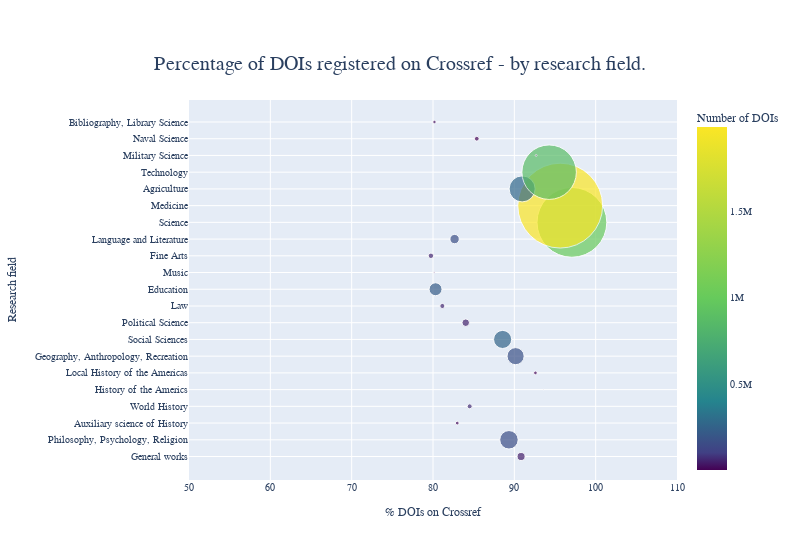

The notebook cell saved with this chart:
### Code cell
frame11a = frame.copy()
frame11a = frame11a.groupby('subject').sum()
frame11a =frame11a.apply(lambda x: pd.to_numeric(x, errors='coerce'))
frame11a['perc_cr'] =  (frame11a['on-crossref']/frame11a['doi-num'])*100
fig = px.scatter(frame11a,x='perc_cr',y=frame11a.index,size='ref-num', width=800, color="doi-num", 
    color_continuous_scale=[[0,"#440154"],[0.05,"#414084"],[0.2,"#25848E"], [0.5,"#66CA5C"],[1,"#FBE625"]],
    size_max=60,
    labels={ "subject": "Research field", "perc_cr": "% DOIs on Crossref", "doi-num": "Number of DOIs" },
    title="Percentage of DOIs registered on Crossref - by research field.")

for idx in range(len(fig.data)):
    fig.data[idx].y = ['General works','Philosophy, Psychology, Religion','Auxiliary science of History', 'World History', 'History of the Americs', 'Local History of the Americas', 'Geography, Anthropology, Recreation', 'Social Sciences', 'Political Science', 'Law', 'Education', 'Music', 'Fine Arts', 'Language and Literature', 'Science', 'Medicine', 'Agriculture', 'Technology', 'Military Science', 'Naval Science', 'Bibliography, Library Science']
fig.update_xaxes(range=[50, 110])
fig.update_layout(
    font_family="sans-serif",
    title_font_size=20,
    font_size=10,
    title = {'xanchor': 'center', 'y':0.9,'x':0.5},
)
fig.show()

### Figure 1 — Plotly figure (JSON) as saved in the notebook; plotly's stock layout.template omitted (floating-point values rounded to 4 significant figures)
{"data": [{"hovertemplate": "% DOIs on Crossref=%{x}<br>Research field=%{y}<br>ref-num=%{marker.size}<br>Number of DOIs=%{marker.color}<extra></extra>", "legendgroup": "", "marker": {"color": [49306, 163738, 19557, 69257, 3064, 10681, 174519, 261053, 53418, 61555, 219770, 6391, 58754, 168869, 1007821, 1989720, 271424, 874929, 5452, 6883, 22953], "coloraxis": "coloraxis", "size": [529997, 2821811, 115290, 207042, 6385, 111545, 2422173, 2703868, 469575, 213456, 1386356, 19038, 245028, 724686, 40242563, 59468792, 5607402, 24539027, 27811, 187227, 97384], "sizemode": "area", "sizeref": 16520.0, "symbol": "circle"}, "mode": "markers", "name": "", "orientation": "h", "showlegend": false, "type": "scatter", "x": [90.83, 89.34, 82.98, 84.51, 93.6, 92.59, 90.16, 88.56, 84.03, 81.15, 80.31, 80.14, 79.75, 82.65, 97.08, 95.64, 90.96, 94.28, 92.68, 85.38, 80.18], "xaxis": "x", "y": ["General works", "Philosophy, Psychology, Religion", "Auxiliary science of History", "World History", "History of the Americs", "Local History of the Americas", "Geography, Anthropology, Recreation", "Social Sciences", "Political Science", "Law", "Education", "Music", "Fine Arts", "Language and Literature", "Science", "Medicine", "Agriculture", "Technology", "Military Science", "Naval Science", "Bibliography, Library Science"], "yaxis": "y"}], "layout": {"coloraxis": {"colorbar": {"title": {"text": "Number of DOIs"}}, "colorscale": [[0, "#440154"], [0.05, "#414084"], [0.2, "#25848E"], [0.5, "#66CA5C"], [1, "#FBE625"]]}, "font": {"family": "sans-serif", "size": 10}, "legend": {"itemsizing": "constant", "tracegroupgap": 0}, "title": {"font": {"size": 20}, "text": "Percentage of DOIs registered on Crossref - by research field.", "x": 0.5, "xanchor": "center", "y": 0.9}, "width": 800, "xaxis": {"anchor": "y", "domain": [0, 1], "range": [50, 110], "title": {"text": "% DOIs on Crossref"}}, "yaxis": {"anchor": "x", "domain": [0, 1], "title": {"text": "Research field"}}}}
